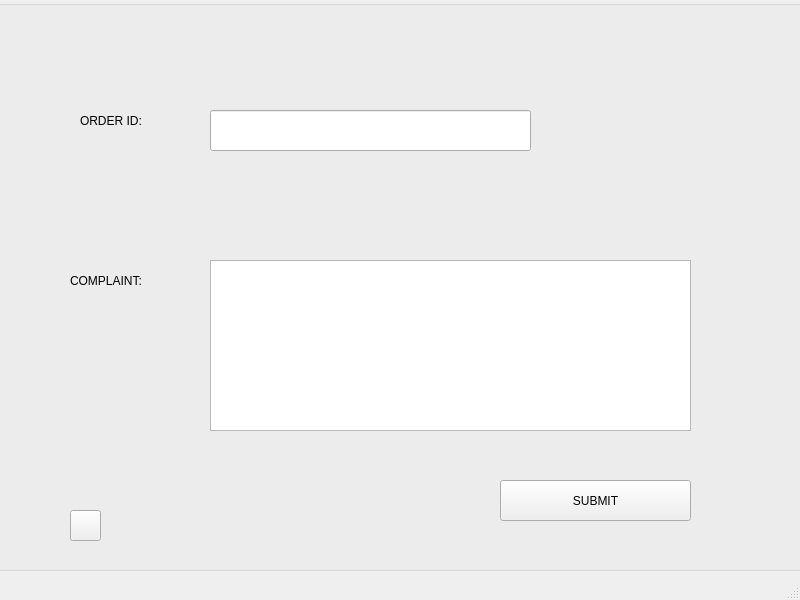
<?xml version="1.0" encoding="UTF-8"?>
<ui version="4.0">
 <class>MainWindow</class>
 <widget class="QMainWindow" name="MainWindow">
  <property name="geometry">
   <rect>
    <x>0</x>
    <y>0</y>
    <width>800</width>
    <height>600</height>
   </rect>
  </property>
  <property name="windowTitle">
   <string>MainWindow</string>
  </property>
  <widget class="QWidget" name="centralwidget">
   <widget class="QGroupBox" name="groupBox">
    <property name="geometry">
     <rect>
      <x>-10</x>
      <y>0</y>
      <width>901</width>
      <height>571</height>
     </rect>
    </property>
    <property name="styleSheet">
     <string notr="true">background-image: url('C:/Users/USER/Downloads/Project_DB(updated ui)/tbg.jpeg');
</string>
    </property>
    <property name="title">
     <string/>
    </property>
    <widget class="QPushButton" name="backb2">
     <property name="geometry">
      <rect>
       <x>80</x>
       <y>510</y>
       <width>31</width>
       <height>31</height>
      </rect>
     </property>
     <property name="contextMenuPolicy">
      <enum>Qt::PreventContextMenu</enum>
     </property>
     <property name="styleSheet">
      <string notr="true">background-image:url('C:/Users/USER/Desktop/CUI/back.jpeg')
</string>
     </property>
     <property name="text">
      <string/>
     </property>
    </widget>
   </widget>
   <widget class="QLabel" name="label_2">
    <property name="geometry">
     <rect>
      <x>70</x>
      <y>260</y>
      <width>131</width>
      <height>41</height>
     </rect>
    </property>
    <property name="styleSheet">
     <string notr="true">font: 75 italic 12pt &quot;Bodoni MT&quot;;</string>
    </property>
    <property name="text">
     <string>COMPLAINT:</string>
    </property>
   </widget>
   <widget class="QPushButton" name="submitComplaint">
    <property name="geometry">
     <rect>
      <x>500</x>
      <y>480</y>
      <width>191</width>
      <height>41</height>
     </rect>
    </property>
    <property name="styleSheet">
     <string notr="true">font: 75 italic 12pt &quot;Bodoni MT&quot;;
background-image: url('C:/Users/USER/Downloads/Project_DB(updated ui)/tbg.jpeg');\n</string>
    </property>
    <property name="text">
     <string>SUBMIT</string>
    </property>
   </widget>
   <widget class="QLineEdit" name="ComplaintID">
    <property name="geometry">
     <rect>
      <x>210</x>
      <y>110</y>
      <width>321</width>
      <height>41</height>
     </rect>
    </property>
   </widget>
   <widget class="QLabel" name="label">
    <property name="geometry">
     <rect>
      <x>80</x>
      <y>100</y>
      <width>131</width>
      <height>41</height>
     </rect>
    </property>
    <property name="styleSheet">
     <string notr="true">font: 75 italic 12pt &quot;Bodoni MT&quot;;</string>
    </property>
    <property name="text">
     <string>ORDER ID:</string>
    </property>
   </widget>
   <widget class="QTextEdit" name="Complaint">
    <property name="geometry">
     <rect>
      <x>210</x>
      <y>260</y>
      <width>481</width>
      <height>171</height>
     </rect>
    </property>
   </widget>
  </widget>
  <widget class="QMenuBar" name="menubar">
   <property name="geometry">
    <rect>
     <x>0</x>
     <y>0</y>
     <width>800</width>
     <height>26</height>
    </rect>
   </property>
  </widget>
  <widget class="QStatusBar" name="statusbar"/>
 </widget>
 <resources/>
 <connections/>
</ui>
